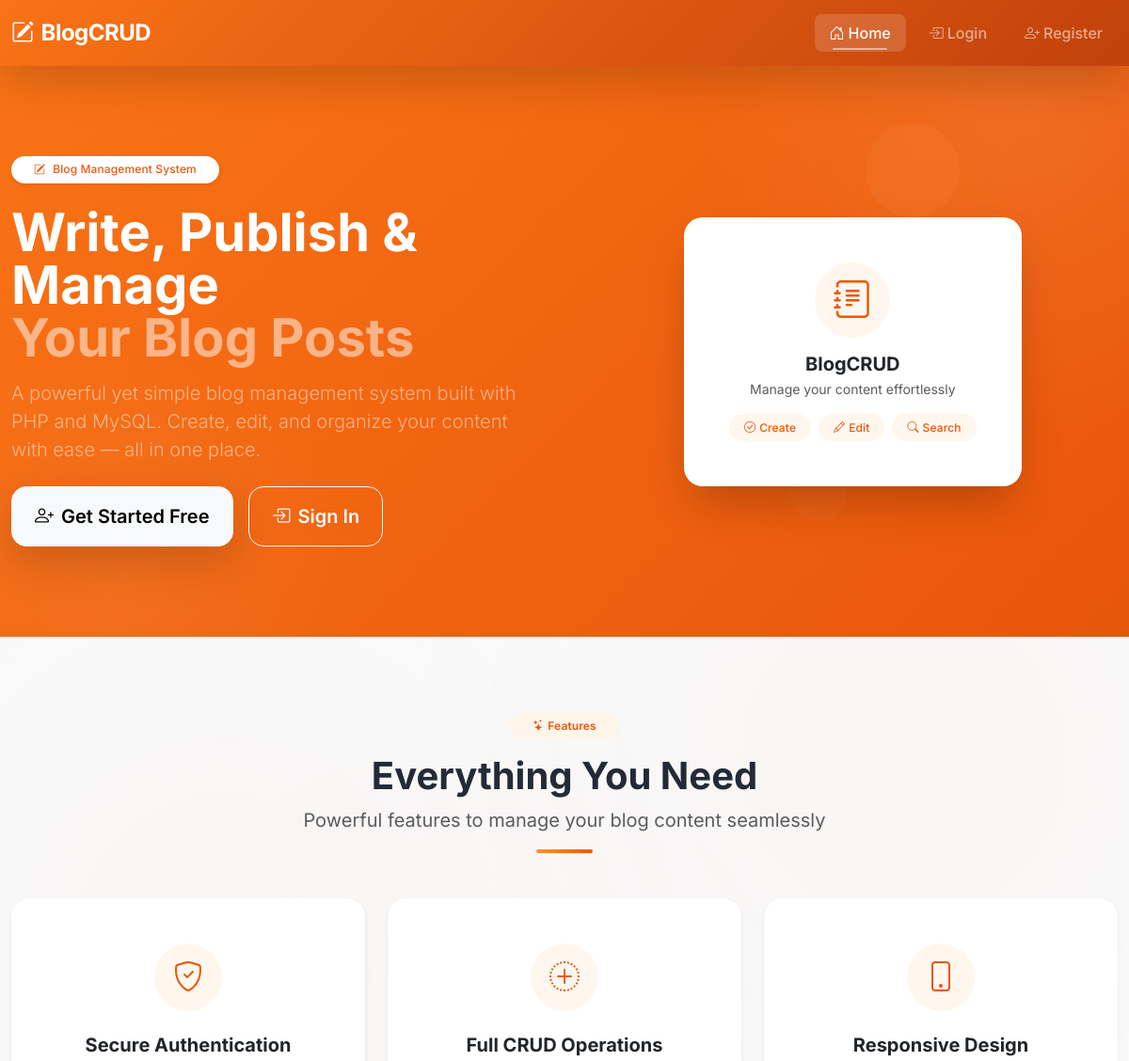
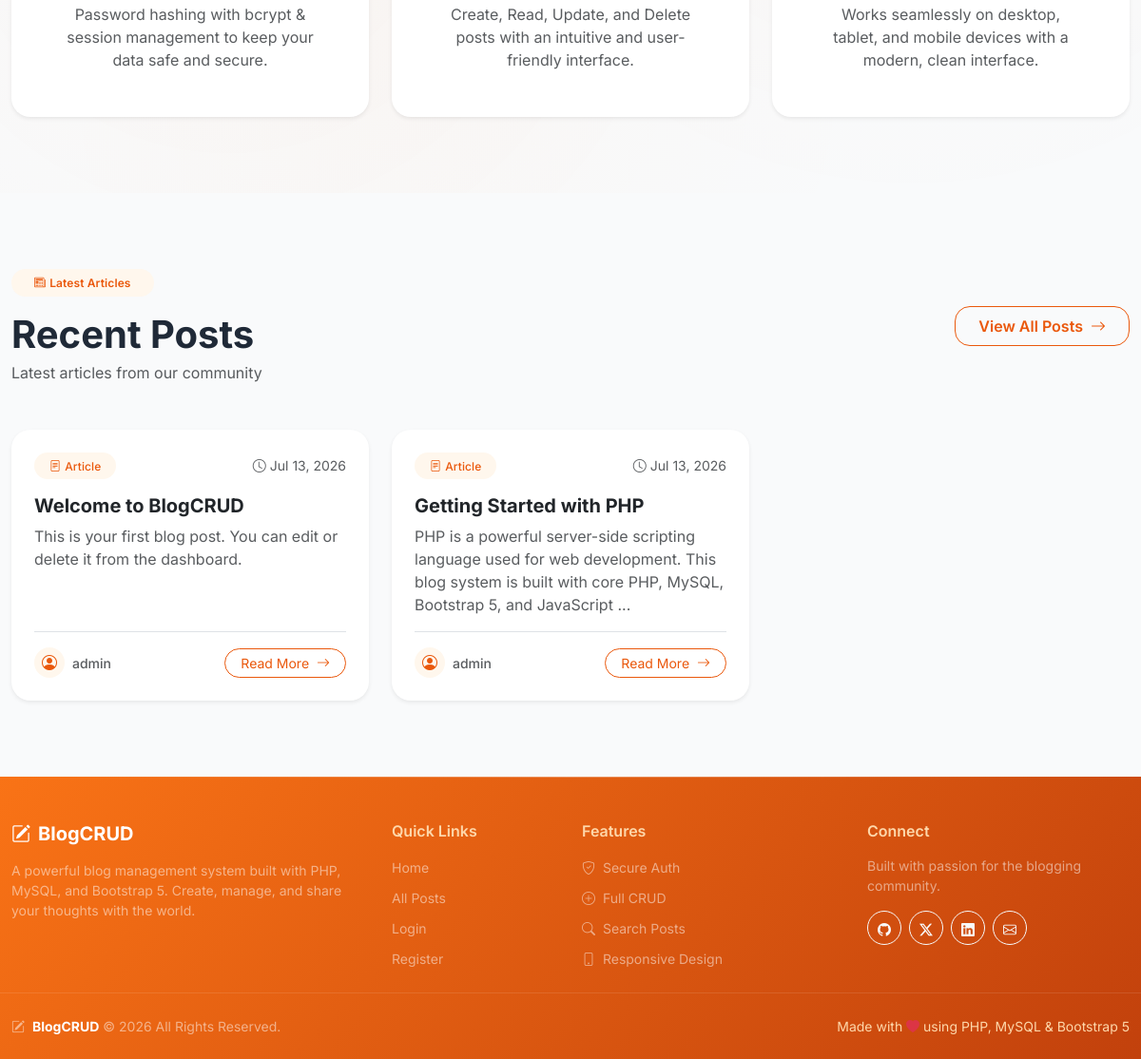
The page / on the database its author committed (2 pictures, top to bottom).
### tables this page shows
CREATE TABLE IF NOT EXISTS `posts` (
    `id` INT AUTO_INCREMENT PRIMARY KEY,
    `title` VARCHAR(255) NOT NULL,
    `content` TEXT NOT NULL,
    `user_id` INT NOT NULL,
    `created_at` TIMESTAMP DEFAULT CURRENT_TIMESTAMP,
    FOREIGN KEY (`user_id`) REFERENCES `users`(`id`) ON DELETE CASCADE
);

CREATE TABLE IF NOT EXISTS `users` (
    `id` INT AUTO_INCREMENT PRIMARY KEY,
    `username` VARCHAR(100) NOT NULL UNIQUE,
    `email` VARCHAR(255) NOT NULL UNIQUE,
    `password` VARCHAR(255) NOT NULL,
    `role` ENUM('admin', 'editor') NOT NULL DEFAULT 'editor',
    `created_at` TIMESTAMP DEFAULT CURRENT_TIMESTAMP
);

### index.php (the view, shortened to what this page needs)
<?php
require_once 'config/db.php';
$stmt = $pdo->query("SELECT p.*, u.username FROM posts p
                     JOIN users u ON p.user_id = u.id
                     ORDER BY p.created_at DESC LIMIT 6");
$recentPosts = $stmt->fetchAll();
include 'includes/header.php';
include 'includes/navbar.php';
?>
<section class="hero-section text-white py-5 position-relative overflow-hidden">
    <div class="hero-decoration hero-decoration-1"></div>
    <div class="hero-decoration hero-decoration-2"></div>
    <div class="hero-decoration hero-decoration-3"></div>
    <div class="container py-5 position-relative" style="z-index: 2;">
        <div class="row align-items-center g-5">
            <div class="col-lg-6">
                <div class="hero-content">
                    <span class="badge bg-white text-sunset px-4 py-2 rounded-pill mb-4 d-inline-flex align-items-center gap-2 shadow-sm">
                        <i class="bi bi-pencil-square"></i>
                        Blog Management System
                    </span>
                    <h1 class="display-4 fw-bold mb-3 lh-1">
                        Write, Publish &amp; Manage<br>
                        <span class="text-white-50">Your Blog Posts</span>
                    </h1>
                    <p class="lead text-white-50 mb-4 fs-5 lh-base">
                        A powerful yet simple blog management system built with PHP and MySQL.
                        Create, edit, and organize your content with ease — all in one place.
                    </p>
                    <div class="hero-cta d-flex flex-wrap gap-3">
                        <?php if (isset($_SESSION['user_id'])): ?>
                            <a href="/dashboard.php" class="btn btn-light btn-lg rounded-4 fw-semibold px-4 py-3 shadow-lg hover-lift">
                                <i class="bi bi-speedometer2 me-2"></i>Go to Dashboard
                            </a>
                        <?php else: ?>
                            <a href="/auth/register.php" class="btn btn-light btn-lg rounded-4 fw-semibold px-4 py-3 shadow-lg hover-lift">
                                <i class="bi bi-person-plus me-2"></i>Get Started Free
                            </a>
                            <a href="/auth/login.php" class="btn btn-outline-light btn-lg rounded-4 fw-semibold px-4 py-3 hover-lift">
                                <i class="bi bi-box-arrow-in-right me-2"></i>Sign In
                            </a>
                        <?php endif; ?>
                    </div>
                </div>
            </div>
            <div class="col-lg-6 d-none d-lg-block">
                <div class="hero-illustration text-center">
                    <div class="hero-card bg-white rounded-5 p-5 shadow-2xl d-inline-block" style="box-shadow: 0 25px 50px -12px rgba(0,0,0,0.25);">
                        <div class="feature-icon bg-sunset-soft rounded-circle mx-auto mb-3" style="width: 80px; height: 80px;">
                            <i class="bi bi-journal-text text-sunset" style="font-size: 2.5rem;"></i>
                        </div>
                        <h5 class="text-dark fw-bold mt-3 mb-1">BlogCRUD</h5>
                        <p class="text-muted small mb-0">Manage your content effortlessly</p>
                        <div class="mt-3 d-flex justify-content-center gap-2">
                            <span class="badge bg-sunset-soft text-sunset px-3 py-2 rounded-pill">
                                <i class="bi bi-check-circle me-1"></i>Create
                            </span>
                            <span class="badge bg-sunset-soft text-sunset px-3 py-2 rounded-pill">
                                <i class="bi bi-pencil me-1"></i>Edit
                            </span>
                            <span class="badge bg-sunset-soft text-sunset px-3 py-2 rounded-pill">
                                <i class="bi bi-search me-1"></i>Search
                            </span>
                        </div>
                    </div>
                </div>
            </div>
        </div>
    </div>
</section>
<section class="section-padding bg-pattern">
    <div class="container">
        <div class="text-center mb-5">
            <span class="badge bg-sunset-soft text-sunset px-4 py-2 rounded-pill mb-3 fw-semibold">
                <i class="bi bi-stars me-1"></i>Features
            </span>
            <h2 class="fw-bold display-6 mb-2">Everything You Need</h2>
            <p class="text-muted fs-5">Powerful features to manage your blog content seamlessly</p>
            <div class="page-header-divider mx-auto"></div>
        </div>
        <div class="row g-4">
            <div class="col-md-4 stagger-1 animate-fade-in-up">
                <div class="card feature-card border-0 h-100 rounded-5 shadow-sm">
                    <div class="card-body text-center p-5">
                        <div class="feature-icon bg-sunset-soft rounded-circle mx-auto mb-4">
                            <i class="bi bi-shield-check text-sunset fs-2"></i>
                        </div>
                        <h5 class="fw-bold mb-2">Secure Authentication</h5>
                        <p class="text-muted mb-0">Password hashing with bcrypt &amp; session management to keep your data safe and secure.</p>
                    </div>
                </div>
            </div>
            <div class="col-md-4 stagger-2 animate-fade-in-up">
                <div class="card feature-card border-0 h-100 rounded-5 shadow-sm">
                    <div class="card-body text-center p-5">
                        <div class="feature-icon bg-sunset-soft rounded-circle mx-auto mb-4">
                            <i class="bi bi-plus-circle-dotted text-sunset fs-2"></i>
                        </div>
                        <h5 class="fw-bold mb-2">Full CRUD Operations</h5>
                        <p class="text-muted mb-0">Create, Read, Update, and Delete posts with an intuitive and user-friendly interface.</p>
                    </div>
                </div>
            </div>
            <div class="col-md-4 stagger-3 animate-fade-in-up">
                <div class="card feature-card border-0 h-100 rounded-5 shadow-sm">
                    <div class="card-body text-center p-5">
                        <div class="feature-icon bg-sunset-soft rounded-circle mx-auto mb-4">
                            <i class="bi bi-phone text-sunset fs-2"></i>
                        </div>
                        <h5 class="fw-bold mb-2">Responsive Design</h5>
                        <p class="text-muted mb-0">Works seamlessly on desktop, tablet, and mobile devices with a modern, clean interface.</p>
                    </div>
                </div>
            </div>
        </div>
    </div>
</section>
<section class="section-padding">
    <div class="container">
        <div class="d-flex flex-wrap justify-content-between align-items-center mb-5">
            <div>
                <span class="badge bg-sunset-soft text-sunset px-4 py-2 rounded-pill mb-3 fw-semibold">
                    <i class="bi bi-newspaper me-1"></i>Latest Articles
                </span>
                <h3 class="fw-bold display-6 mb-1">Recent Posts</h3>
                <p class="text-muted mb-0">Latest articles from our community</p>
            </div>
            <a href="/posts/view.php" class="btn btn-outline-sunset rounded-4 fw-semibold px-4 py-2 hover-lift">
                View All Posts <i class="bi bi-arrow-right ms-1"></i>
            </a>
        </div>
        <?php if (count($recentPosts) > 0): ?>
            <div class="row g-4">
                <?php foreach ($recentPosts as $index => $post): ?>
                    <div class="col-md-6 col-lg-4 stagger-<?php echo min($index + 1, 6); ?> animate-fade-in-up">
                        <div class="card post-card border-0 shadow-sm rounded-5 h-100">
                            <div class="card-body p-4 d-flex flex-column">
                                <div class="d-flex justify-content-between align-items-center mb-3">
                                    <span class="badge bg-sunset-soft text-sunset px-3 py-2 rounded-pill">
                                        <i class="bi bi-file-text me-1"></i>Article
                                    </span>
                                    <small class="text-muted d-flex align-items-center gap-1">
                                        <i class="bi bi-clock"></i>
                                        <?php echo date('M d, Y', strtotime($post['created_at'])); ?>
                                    </small>
                                </div>
                                <h5 class="card-title fw-bold mb-2">
                                    <?php echo htmlspecialchars($post['title']); ?>
                                </h5>
                                <p class="card-text text-muted flex-grow-1">
                                    <?php echo htmlspecialchars(substr($post['content'], 0, 150)); ?>
                                    <?php if (strlen($post['content']) > 150): ?>...<?php endif; ?>
                                </p>
                                <div class="d-flex justify-content-between align-items-center pt-3 border-top">
                                    <div class="d-flex align-items-center gap-2">
                                        <div class="rounded-circle bg-sunset-soft d-flex align-items-center justify-content-center"
                                             style="width: 32px; height: 32px;">
                                            <i class="bi bi-person-circle text-sunset"></i>
                                        </div>
                                        <small class="text-muted fw-medium">
                                            <?php echo htmlspecialchars($post['username']); ?>
                                        </small>
                                    </div>
                                    <a href="/posts/view.php?id=<?php echo $post['id']; ?>"
                                       class="btn btn-sm btn-outline-sunset rounded-pill px-3">
                                        Read More <i class="bi bi-arrow-right ms-1"></i>
                                    </a>
                                </div>
                            </div>
                        </div>
                    </div>
                <?php endforeach; ?>
            </div>
        <?php endif; ?>
    </div>
</section>
<?php include 'includes/footer.php'; ?>

### rows shown on the page
posts: created_at "Jul 13, 2026", title "Welcome to BlogCRUD", content "This is your first blog post. You can edit or delete it from the dashboard.", user.username "admin"
posts: created_at "Jul 13, 2026", title "Getting Started with PHP", content "PHP is a powerful server-side scripting language used for web development. This blog system is built with core PHP, MySQL, Bootstrap 5, and JavaScript", user.username "admin"
